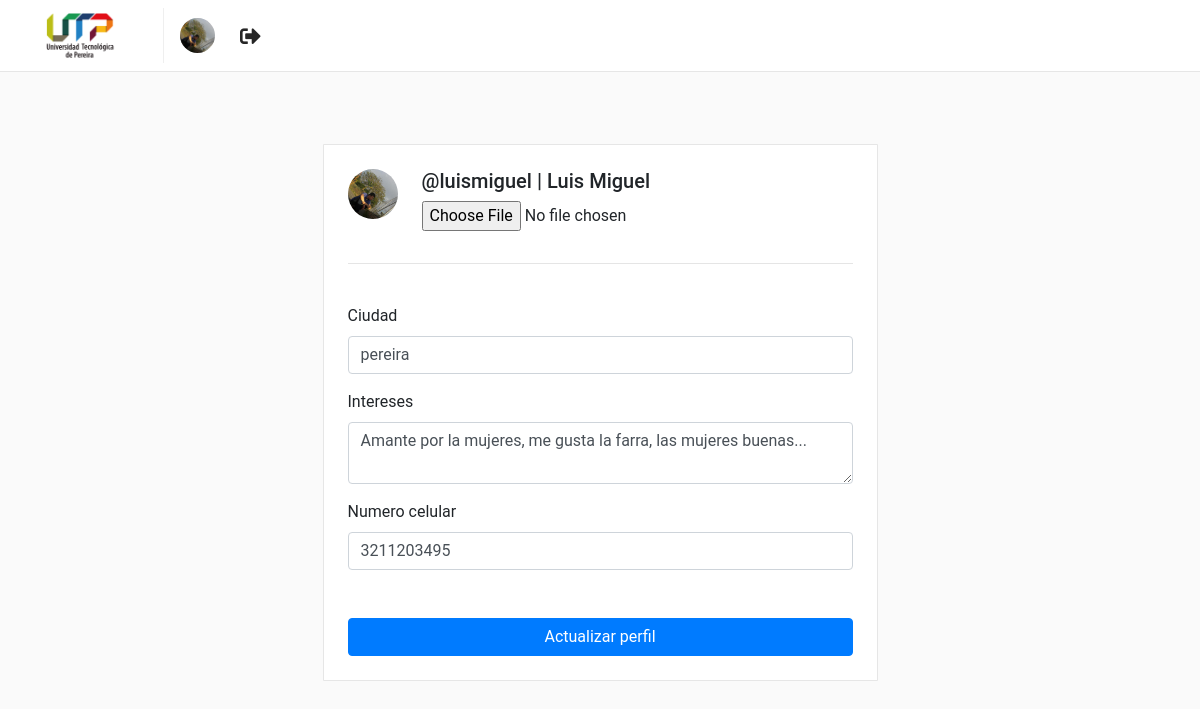
/users/me/profile/ (signed in), run on the app's committed database.
### users/models/profile.py (models this page shows, shortened)
class Profile(models.Model):
    UNDEFINED = 'indef'
    MALE = 'masc'
    FEMALE = 'fem'
    GENDER_CHOICE = [
        (UNDEFINED, 'Indefinido'),
        (MALE, 'Masculino'),
        (FEMALE, 'Femenino')
    ]
    user = models.OneToOneField(User, on_delete=models.CASCADE)
    type_user = models.CharField(
        max_length=100,
        verbose_name='Tipo de usuario',
        choices=TYPE_USERS,
        default=TYPE_USERS[0][0]
    )
    authorized = models.BooleanField(
        default=False,
        verbose_name='Acceso autorizado'
    )
    website = models.URLField(max_length=200, blank=True)
    phone_number = models.CharField(max_length=12, blank=True)
    picture = models.ImageField(
        upload_to='users/pictures',
        blank=True,
        null=True
    )
    city = models.TextField(max_length=20)
    dni_administrador = models.CharField(max_length=20)
    interests = models.TextField(blank=True)
    age = models.CharField(max_length=2, default=0)
    gender = models.CharField(max_length=4, choices=GENDER_CHOICE, default=UNDEFINED)
    confirmation_handling_sensitive_data = models.BooleanField(default=False)
    created = models.DateTimeField(auto_now_add=True)
    modified = models.DateTimeField(auto_now=True)
    class Meta:
        verbose_name = 'Perfil'
        verbose_name_plural = 'Perfiles'

### users/views/views.py (the view, shortened to what this page needs)
# urls.py: path('me/profile/',view=views.UpdateProfileView.as_view()),
class UpdateProfileView(LoginRequiredMixin, UpdateView):
    template_name = 'users/update_profile.html'
    model = Profile
    fields = ['city', 'interests', 'phone_number', 'picture']
    def get_object(self):
        return self.request.user.profile

### templates/users/update_profile.html (shortened to what this page needs)
{% extends "base.html" %}
{% load static %}
{% block container %}
<div class="container">
    <div class="row justify-content-md-center">
        <div class="col-6 p-4" id="profile-box">
            <form method="POST" enctype="multipart/form-data">
                <div class="media">
                    {% if profile.picture %}
                        <img src="{{ profile.picture.url }}" class="rounded-circle" height="50" />
                    {% else%}
                        <img src="{% static 'img/default-profile.png' %}" class="rounded-circle" height="50" />
                    {% endif %}
                    <div class="media-body">
                        <h5 class="ml-4">@{{ user.username }} | {{ user.get_full_name }}</h5>
                        <p class="ml-4"><input type="file" name="picture"></p>
                    </div>
                </div>
                <hr><br>
                <div class="form-group">
                    <label>Ciudad</label>
                    <input
                        class="form-control {% if form.city.errors %}is-invalid{% endif %}"
                        type="text"
                        name="city"
                        placeholder="Ciudad"
                        value="{% if form.errors %}{{ form.city.value }}{% else %}{{ profile.city }}{% endif %}"
                    />
                </div>
                <div class="form-group">
                    <label>Intereses</label>
                    <textarea
                        class="form-control {% if form.interests.errors %}is-invalid{% endif %}"
                        name="interests"
                    >{% if form.errors %}{{ form.interests.value }}{% else %}{{ profile.interests }}{% endif %}</textarea>
                </div>
                <div class="form-group">
                    <label>Numero celular</label>
                    <input
                        class="form-control {% if form.phone_number.errors %}is-invalid{% endif %}"
                        type="text"
                        name="phone_number"
                        placeholder="Numero celular"
                        value="{% if form.errors %}{{ form.phone_number.value }}{% else %}{{ profile.phone_number }}{% endif %}"
                    />
                </div>
                <button type="submit" class="btn btn-primary btn-block mt-5">Actualizar perfil</button>
            </form>
        </div>
    </div>
</div>
{% endblock %}

### templates/base.html (shortened to what this page needs)
<!DOCTYPE html>
<html lang="en">
<head>
    {% load static %}
    <link rel="stylesheet" href="{% static 'css/bootstrap.min.css' %}">
    <link rel="stylesheet" href="//use.fontawesome.com/releases/v5.1.0/css/all.css"/>
    <link rel="stylesheet" href="{% static 'css/main.css' %}" />
</head>
<body>
    {% include "nav.html" %}
    <div class="container mt-5">
        {% block container %}
        {% endblock %}
    </div>
</body>
</html>

### templates/nav.html (shortened to what this page needs)
{% load static %}
<nav class="navbar navbar-expand-lg fixed-top" id="main-navbar">
    <div class="container">
        <a class="navbar-brand pr-5" style="border-right: 1px solid #efefef;" href="/">
            <img src="{% static "img/Logo_U.T.P.png" %}" height="45" class="d-inline-block align-top"/>
        </a>
        <div class="collapse navbar-collapse">
            <ul class="navbar-nav mr-auto">
                <li class="nav-item">
                    <a href="/users/{{ request.user.username }}/">
                        {% if request.user.profile.picture %}
                            <img src="{{ request.user.profile.picture.url }}" height="35" class="d-inline-block align-top rounded-circle"/>
                        {% else%}
                            <img src="{% static 'img/default-profile.png' %}" height="35" class="d-inline-block align-top rounded-circle"/>
                        {% endif %}
                    </a>
                </li>
                <li class="nav-item nav-icon">
                    <a href="/users/logout/">
                        <i class="fas fa-sign-out-alt"></i>
                    </a>
                </li>
            </ul>
        </div>
    </div>
</nav>

### static/css/main.css (style rules this page uses)
html, body { background: #fafafa; height: 100%; width: 100%; font-family: 'Roboto', sans-serif; }
#main-navbar { background: #fff; border-bottom: 1px solid rgba(0,0,0,.0975); }
.nav-icon a { color: #262626; font-size: 1.3em; display: block; margin-top: .2em; margin-left: 1.2em; font-weight: 100; }
#profile-box { background: #fff; border: 1px solid rgba(0,0,0,.0975); border-radius: 1px; margin-top: 6em; }

### data on the page
Profile: picture (picture), city "pereira", interests "Amante por la mujeres, me gusta la farra, las mujeres buenas...", phone_number "3211203495"

### other printed values
{{ user.username }} "luismiguel"
{{ user.get_full_name }} "Luis Miguel"
